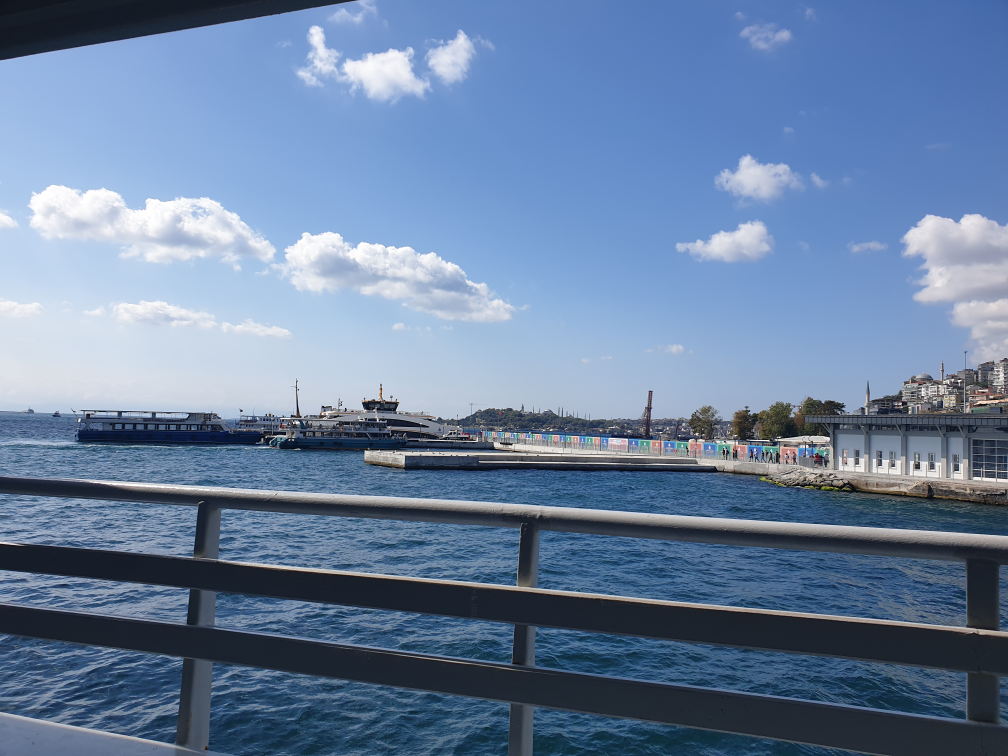
#> input picture SLIC/Input/slic.jpg, 4032 x 3024 px, found by its file name (shown at 1/4 size)
$ python q3.py
#> lines starting #> are read from the running program, lines starting #| are printed output that depends on the picture; long printed decimals are rounded
import math

import cv2 as cv
import numpy as np
from skimage.segmentation import mark_boundaries
import time


def q3(image_name, k, result_name, color):
    # circle_size = 10
#> called with image_name = 'slic.jpg', k = 64, result_name = 'res06.jpg', color = (0, 0, 0)
    start_time = time.time()
    image = cv.imread(image_name)
#> image is the input picture: shape (3024, 4032, 3); mean B, G, R 159.8, 128.3, 105.3
    image = cv.resize(image, (0, 0), image, 0.1, 0.1, cv.INTER_AREA)
#> image: shape (302, 403, 3)
    lab_image = cv.cvtColor(image, cv.COLOR_BGR2Lab)
#> lab_image: shape (302, 403, 3); mean of channels 0, 1, 2 133.2, 128.4, 108.7
    image = image.astype('float64')
    lab_image = lab_image.astype('float64')
#> lab_image: shape (302, 403, 3) float64; mean of channels 0, 1, 2 133.2, 128.4, 108.7
    lab_image = cv.GaussianBlur(lab_image, (7, 7), 2)
#> lab_image: shape (302, 403, 3) float64; mean of channels 0, 1, 2 133.2, 128.4, 108.7
    height = image.shape[0]
#> height = 302
    width = image.shape[1]
#> width = 403
    s = math.sqrt((width * height) / k)
#> s = 43.61
    s_divide_2 = math.floor(s / 2)
#> s_divide_2 = 21
    alpha = 10 / s
#> alpha = 0.229
    cluster_centers = np.zeros((2 * k, 3))  # last column is cluster name
    # size is 2*k because as mentioned in doc we could have more than k cluster center
    counter = 0
    print(height)
#| 302
    print(width)
#| 403
    print(s)
#| 43.608
    copy_image = np.copy(image)
    for i in range(s_divide_2, height, math.floor(s)):
        for j in range(s_divide_2, width, math.floor(s)):
            cluster_centers[counter, :] = np.array([i, j, counter])
            # cv.circle(copy_image, (j, i), circle_size, (0, 0, 255), -1)
            counter += 1
#> after the loop, counter = 63

    # cv.imwrite(("Cluster_centers.jpg"),copy_image)
    # print(counter)

    cluster_centers = cluster_centers[:counter, :]
    number_of_clusters = cluster_centers.shape[0]
#> number_of_clusters = 63

    sobel_x = cv.Sobel(image, cv.CV_64F, 1, 0, ksize=3)
    sobel_y = cv.Sobel(image, cv.CV_64F, 0, 1, ksize=3)
    gradient_image = sobel_x ** 2 + sobel_y ** 2
    # print(type(gradient_image[0,0,0]))
    gradient_image = np.sqrt(gradient_image)
    gradient_image = np.mean(gradient_image, axis=2)
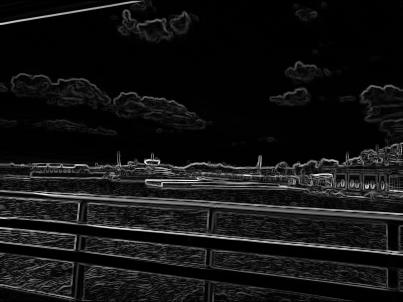
#> gradient_image: shape (302, 403) float64; min 0, max 770, mean 59.1; drawn with min black and max white
    # cv.imwrite(f"Gradient{k}.jpg", gradient_image)
    # print(gradient_image.shape)

    copy2_image = np.copy(image)
    for i in range(number_of_clusters):
        center = np.copy(cluster_centers[i, :])
        center = center.astype('int64')
        up_index = max(0, center[0] - 2)
        down_index = min(height, center[0] + 3)
        right_index = min(width, center[1] + 3)
        left_index = max(0, center[1] - 2)
        min_i = 0
        min_j = 0
        min_val = math.inf
        for i_index in range(up_index, down_index):
            for j_index in range(left_index, right_index):
                if gradient_image[i_index, j_index] < min_val:
                    min_val = gradient_image[i_index, j_index]
                    min_i = i_index
                    min_j = j_index
        cluster_centers[i, :] = np.array([min_i, min_j, cluster_centers[i, 2]])
#> after the loop, cluster_centers = 63 rows, first 8: [23, 21, 0], [19, 66, 1], [20, 109, 2], [23, 152, 3], [22, 195, 4], [19, 234, 5], [19, 279, 6], [21, 323, 7]
        # [5 lines of commented-out code are left out]

    labels = np.zeros((lab_image.shape[0], lab_image.shape[1]))
    distance = np.ones((lab_image.shape[0], lab_image.shape[1]))
    distance_label = np.ones((lab_image.shape[0], lab_image.shape[1]))
    distance = distance * math.inf
    distance_label = distance_label * -1
    max_iter = 5
    iteration = 0

    # stop = False
    x_indx = np.arange(height)
#> x_indx = 302 values from 0 to 301
    y_indx = np.arange(width)
#> y_indx = 403 values from 0 to 402
    x_indx = x_indx.reshape(height, 1)
    y_indx = y_indx.reshape(1, width)
    x_indx = np.zeros((height, width)) + x_indx
    y_indx = np.zeros((height, width)) + y_indx

    while iteration < max_iter:
        for i in range(number_of_clusters):
            up_index = max(0, math.floor(cluster_centers[i, 0] - s))
            down_index = min(lab_image.shape[0], math.floor(cluster_centers[i, 0] + s))
            right_index = min(lab_image.shape[1], math.floor(cluster_centers[i, 1] + s))
            left_index = max(0, math.floor(cluster_centers[i, 1] - s))
            local_lab_image = np.copy(lab_image[up_index:down_index, left_index:right_index])
            local_LAB_distance_to_ith_cluster_center = np.zeros_like(local_lab_image)
            local_LAB_distance_to_ith_cluster_center = local_lab_image - np.copy(lab_image[int(cluster_centers[i, 0]),
                                                                                 int(cluster_centers[i, 1]),
                                                                                 :])

            local_LAB_distance_to_ith_cluster_center = local_LAB_distance_to_ith_cluster_center ** 2
            local_LAB_distance_to_ith_cluster_center = np.sum(local_LAB_distance_to_ith_cluster_center, axis=2)
            local_LAB_distance_to_ith_cluster_center = np.sqrt(local_LAB_distance_to_ith_cluster_center)
            x_distance = x_indx[up_index:down_index, left_index:right_index] - cluster_centers[i, 0]
            x_distance = x_distance ** 2
            y_distance = y_indx[up_index:down_index, left_index:right_index] - cluster_centers[i, 1]
            y_distance = y_distance ** 2
            xy_distance = x_distance + y_distance
            xy_distance = np.sqrt(xy_distance)
            total_distance = local_LAB_distance_to_ith_cluster_center + alpha * xy_distance
            indexes = np.where(distance[up_index:down_index, left_index:right_index] > total_distance)
            labels[up_index:down_index, left_index:right_index][indexes[0], indexes[1]] = i
            distance[up_index:down_index, left_index:right_index][indexes[0], indexes[1]] = total_distance[
                indexes[0], indexes[1]]

        #####
        for i in range(number_of_clusters):
            indexes = np.where(labels == i)
            x_mean = np.mean(indexes[0])
            y_mean = np.mean(indexes[1])
            if np.size(indexes[0] > 0):
                x_mean = math.floor(x_mean)
                y_mean = math.floor(y_mean)
                new_cluster = np.array([x_mean, y_mean])
                cluster_centers[i, :cluster_centers.shape[1] - 1] = new_cluster
        iteration += 1
        print(f"End iteration {iteration - 1}")
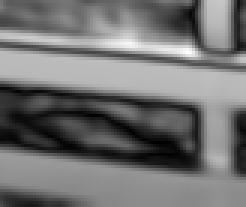
#> local_LAB_distance_to_ith_cluster_center: shape (69, 82) float64 (shown 3 times larger); min 0, max 54.02, mean 24.2; drawn with min black and max white
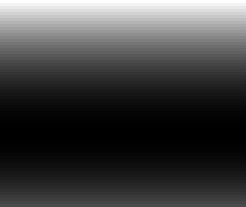
#> x_distance: shape (69, 82) float64 (shown 3 times larger); min 0, max 1936, mean 496.7; drawn with min black and max white
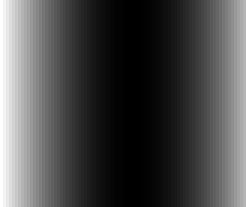
#> y_distance: shape (69, 82) float64 (shown 3 times larger); min 0, max 1936, mean 572.5; drawn with min black and max white
#> after the loop, cluster_centers = 63 rows, first 8: [26, 21, 0], [19, 58, 1], [15, 108, 2], [25, 142, 3], [21, 183, 4], [18, 231, 5], [17, 279, 6], [24, 329, 7]; iteration = 5

    labels = labels.astype('int64')
#> labels: shape (302, 403) int64; 63 distinct labels, from 0 to 62
    image = mark_boundaries(image, labels, color=color)
    image = cv.resize(image, (0, 0), image, 10, 10, cv.INTER_AREA)
#> image: shape (3020, 4030, 3) float64
    cv.imwrite(result_name, image)
    print(f'{k} segment: {time.time() - start_time} second')


begin_time = time.time()
q3("slic.jpg", 64, 'res06.jpg', (0, 0, 0))
q3("slic.jpg", 256, 'res07.jpg', (180, 105, 255))
#| 302
#| 403
#| 21.804
#> in q3 (call 2), `labels = labels.astype('int64')`: labels: shape (302, 403) int64; 266 distinct labels, from 0 to 265
q3("slic.jpg", 1024, 'res08.jpg', (0, 0, 0))
#> call 3 of q3, with image_name = 'slic.jpg', k = 1024, result_name = 'res08.jpg', color = (0, 0, 0)
#| 302
#| 403
#| 10.902
#> in q3 (call 3), `labels = labels.astype('int64')`:
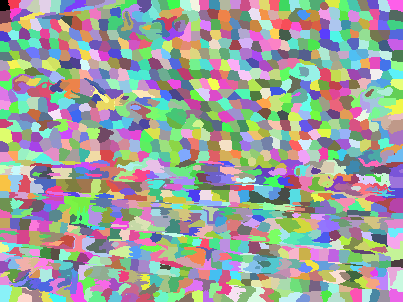
#> labels: shape (302, 403) int64; 1200 distinct labels, from 0 to 1199; one colour per label, 0 black
q3("slic.jpg", 2048, 'res09.jpg', (0, 0, 255))
#> call 4 of q3, with image_name = 'slic.jpg', k = 2048, result_name = 'res09.jpg', color = (0, 0, 255)
#| 302
#| 403
#| 7.709
#> in q3 (call 4), `labels = labels.astype('int64')`:
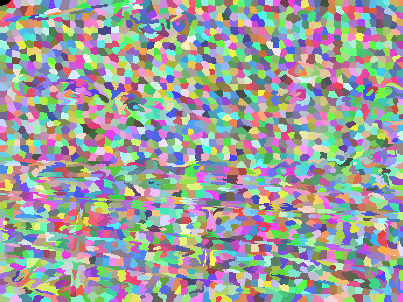
#> labels: shape (302, 403) int64; 2494 distinct labels, from 0 to 2493; one colour per label, 0 black
#> in q3 (call 4), `image = cv.resize(image, (0, 0), image, 10, 10, cv.INTER_AREA)`:
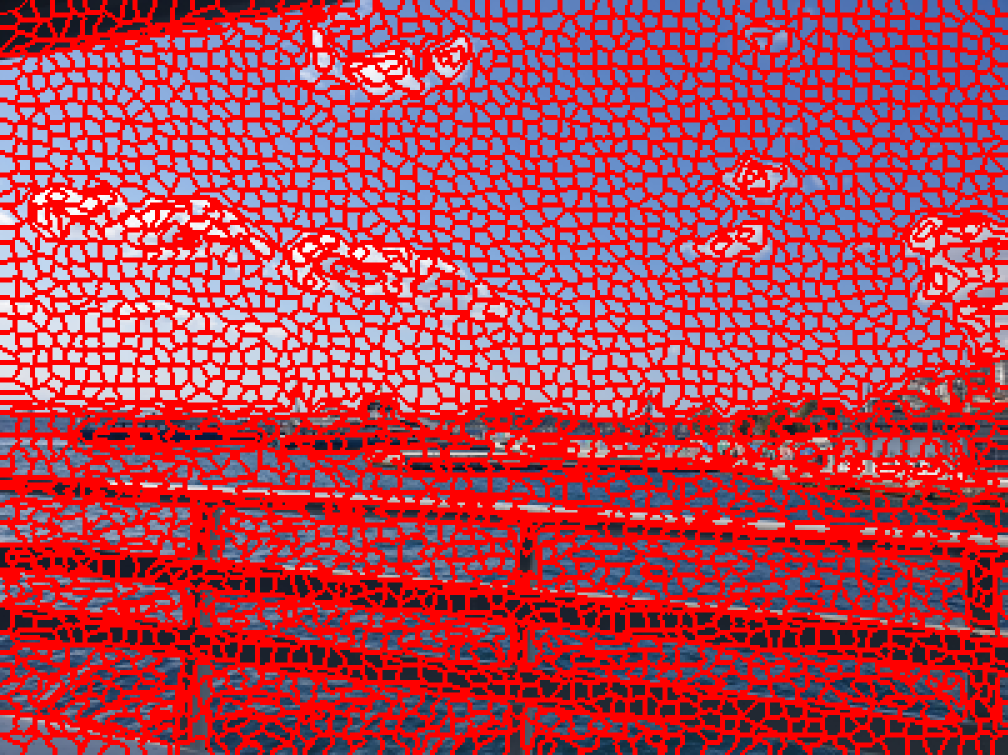
#> image: shape (3020, 4030, 3) float64 (shown at 1/4 size); mean B, G, R 79.2, 63.2, 183.1
print(f'Total time: {time.time() - begin_time}')
